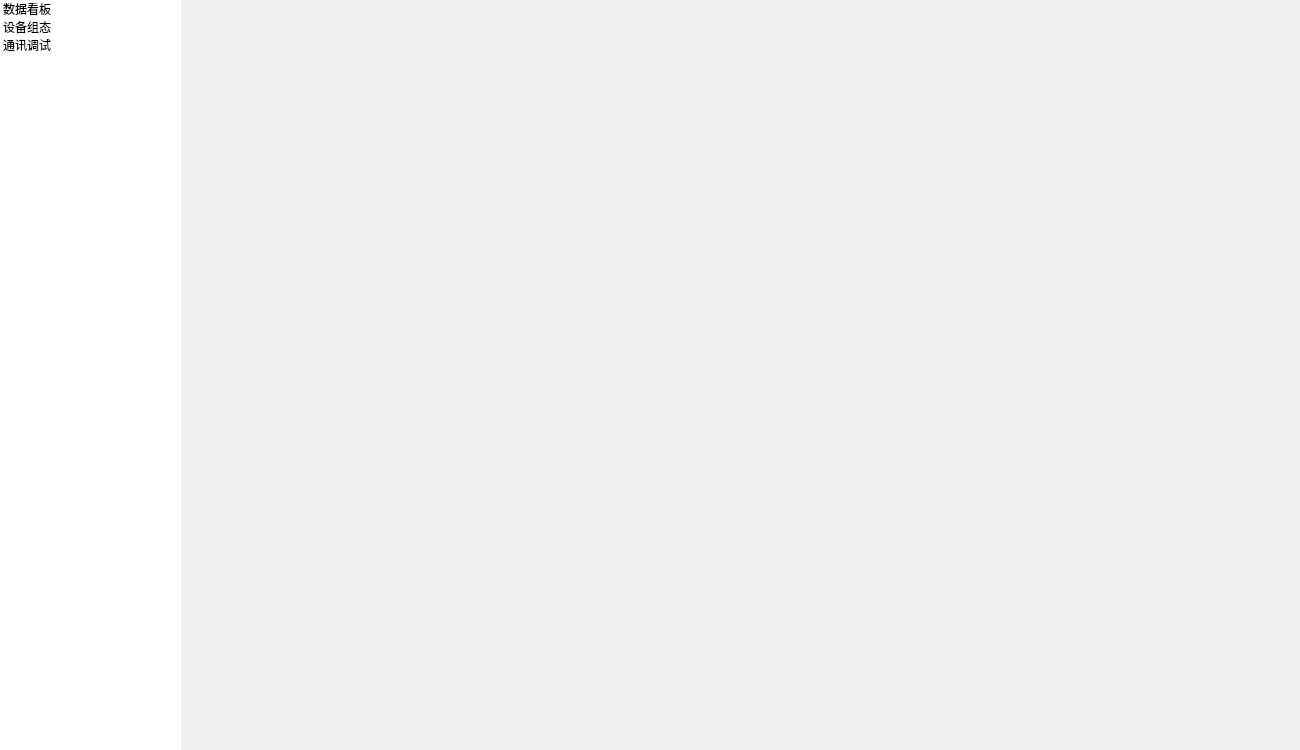
<?xml version="1.0" encoding="UTF-8"?>
<ui version="4.0">
 <class>MainWindow</class>
 <widget class="QMainWindow" name="MainWindow">
  <property name="geometry">
   <rect>
    <x>0</x>
    <y>0</y>
    <width>1300</width>
    <height>750</height>
   </rect>
  </property>
  <property name="windowTitle">
   <string>MainWindow</string>
  </property>
  <widget class="QWidget" name="centralwidget">
   <layout class="QHBoxLayout" name="mainLayout">
    <property name="spacing">
     <number>0</number>
    </property>
    <property name="leftMargin">
     <number>0</number>
    </property>
    <property name="topMargin">
     <number>0</number>
    </property>
    <property name="rightMargin">
     <number>0</number>
    </property>
    <property name="bottomMargin">
     <number>0</number>
    </property>
    <item>
     <widget class="QListWidget" name="listWidget">
      <property name="minimumSize">
       <size>
        <width>181</width>
        <height>0</height>
       </size>
      </property>
      <property name="maximumSize">
       <size>
        <width>181</width>
        <height>16777215</height>
       </size>
      </property>
      <property name="frameShape">
       <enum>QFrame::Shape::NoFrame</enum>
      </property>
      <property name="spacing">
       <number>6</number>
      </property>
      <item>
       <property name="text">
        <string>数据看板</string>
       </property>
      </item>
      <item>
       <property name="text">
        <string>设备组态</string>
       </property>
      </item>
      <item>
       <property name="text">
        <string>通讯调试 </string>
       </property>
      </item>
     </widget>
    </item>
    <item>
     <widget class="QStackedWidget" name="pageList">
      <widget class="DashBoard" name="bashboard"/>
      <widget class="DeviceConfig" name="config"/>
      <widget class="ModbusDebug" name="debug"/>
     </widget>
    </item>
   </layout>
  </widget>
 </widget>
 <customwidgets>
  <customwidget>
   <class>DeviceConfig</class>
   <extends>QWidget</extends>
   <header>device/deviceconfig.h</header>
   <container>1</container>
  </customwidget>
  <customwidget>
   <class>ModbusDebug</class>
   <extends>QWidget</extends>
   <header>debug/modbusdebug.h</header>
   <container>1</container>
  </customwidget>
  <customwidget>
   <class>DashBoard</class>
   <extends>QWidget</extends>
   <header location="global">dashboard.h</header>
   <container>1</container>
  </customwidget>
 </customwidgets>
 <resources/>
 <connections/>
</ui>
